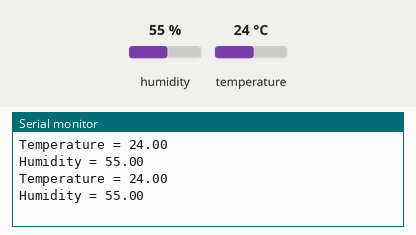
Recording of a sketch running on a simulated Arduino Uno, built with avr-gcc and run on an emulated ATmega328P. Parts: the last lines printed to the serial monitor. The test bench sets the inputs (shaded band); at power-on: humidity 55 %, temperature 24 °C. Storage starts empty.

Above: at 5.9 s.
6.0 s: humidity set to 22 %
At 10.8 s:
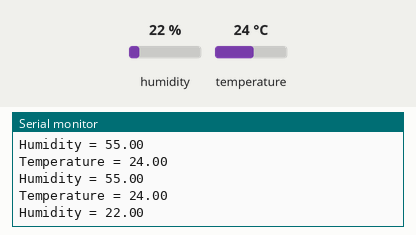
12.0 s: temperature set to 12 °C
At 16.0 s:
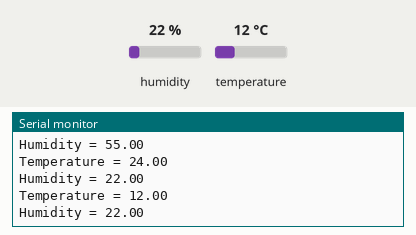
18.0 s: humidity set to 40 %
At 21.1 s:
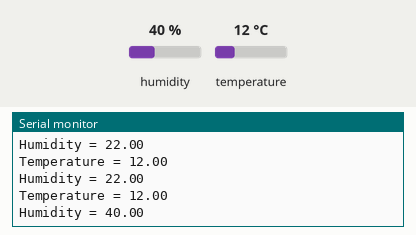
Timing chart, 0 to 22.6 s (numbered marks = the images above; inputs shaded):
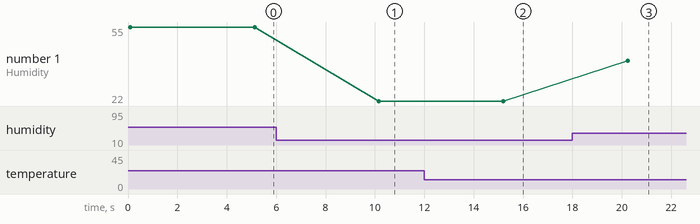

Measured:
- after the input at 6.0 s, the serial monitor: prints a new line after 4.2 s (image 1)
- after the input at 12.0 s, the serial monitor: prints a new line after 3.2 s (image 2)
- after the input at 18.0 s, the serial monitor: prints a new line after 2.2 s (image 3)
- plotted number 1: 55 → 22 after the input at 6.0 s, 22 → 40 after the input at 18.0 s

The sketch:

save_temp_hum_data.ino
```cpp
#include <SPI.h> //Library for SPI communication (Pre-Loaded into Arduino)
#include <SD.h> //Library for SD card (Pre-Loaded into Arduino)
#include "DHT.h"
#define DHTTYPE DHT11 // DHT 11
uint8_t DHTPin = 6;
DHT dht(DHTPin, DHTTYPE);
float Temperature;
float Humidity;
const int chipSelect = 10; //SD card CS pin connected to pin 4 of Arduino
void setup()
{
  // Setup Serial connection
  Serial.begin(9600);
  pinMode(DHTPin, INPUT);
  dht.begin();
  Initialize_SDcard();
}
void loop()
{
  Write_SDcard();
  Read_TempHum();
  delay(5000);     //Wait for 5 seconds before writing the next data
}
void Read_TempHum()
{
  Temperature = dht.readTemperature();
  Humidity = dht.readHumidity();
  Serial.print("Temperature = ");
  Serial.println(Temperature);
  Serial.print("Humidity = ");
  Serial.println(Humidity);
  // delay(1000);
}
void Initialize_SDcard()
{
  // see if the card is present and can be initialized:
  if (!SD.begin(chipSelect))
  {
    Serial.println("Card failed, or not present");
    // don't do anything more:
    return;
   }
   // open the file. note that only one file can be open at a time,
   // so you have to close this one before opening another.
   File dataFile = SD.open("LoggerCD.txt", FILE_WRITE);
   // if the file is available, write to it:
   if (dataFile)
   {
    dataFile.println("Temperature,Humidity"); //Write the first row of the excel file
    dataFile.close();
   }
}
void Write_SDcard()
{
    // open the file. note that only one file can be open at a time,
   // so you have to close this one before opening another.
   File dataFile = SD.open("LoggerCD.txt", FILE_WRITE);
   // if the file is available, write to it:
   if (dataFile)
   {
    dataFile.print(Temperature); //Store date on SD card
    dataFile.print(","); //Move to next column using a ","
    dataFile.print(Humidity); //Store date on SD card
    dataFile.print(","); //Move to next column using a ","
    dataFile.println(); //End of Row move to next row
    dataFile.close(); //Close the file
   }
  else
  Serial.println("SD card writing failed");
}
```
